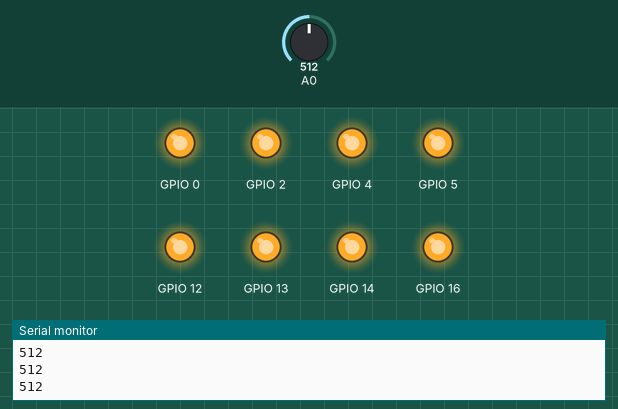
Simulated run of this sketch. Board: ESP8266 (NodeMCU). On the bench: output pins drawn as LEDs (lit = HIGH), the last lines printed to the serial monitor. Inputs (shaded band) come from the test bench; at power-on: A0 = 512. WiFi joins after 1.5 s; servers stay silent unless stated.

Above: at 3.7 s.
3.8 s: A0 set to 24
5.3 s: A0 set to 20
At 6.1 s:
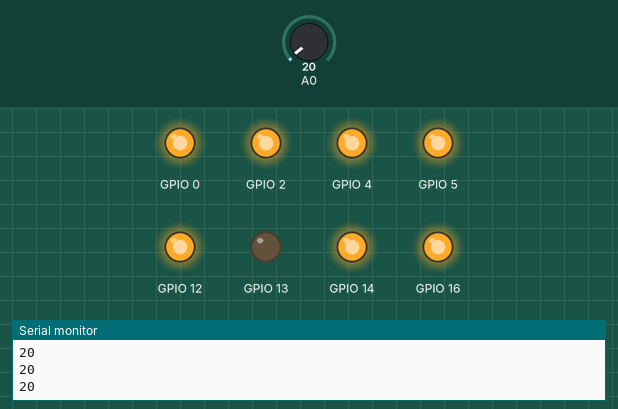
6.8 s: A0 set to 0
At 7.3 s:
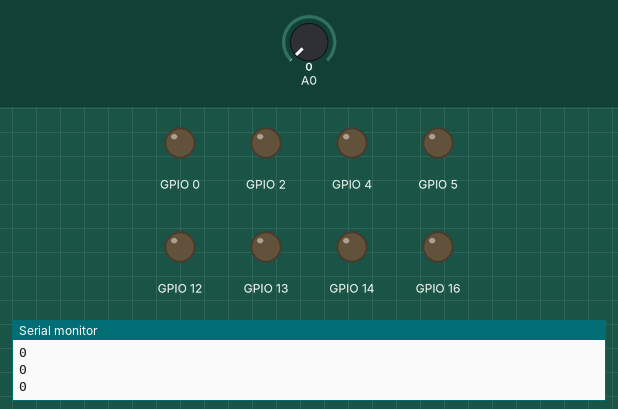
8.3 s: A0 set to 40
At 9.7 s:
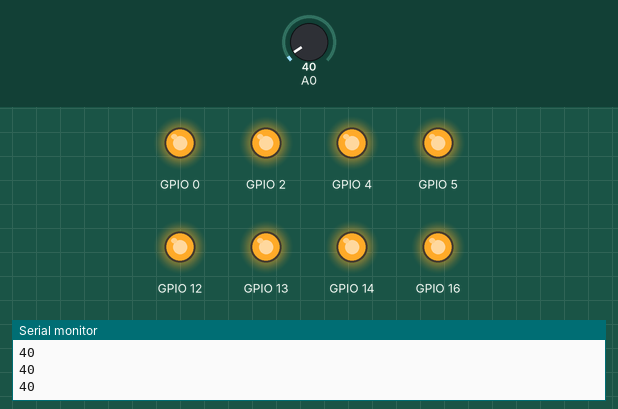
Timing chart, 0 to 10.8 s (numbered marks = the images above; inputs shaded):
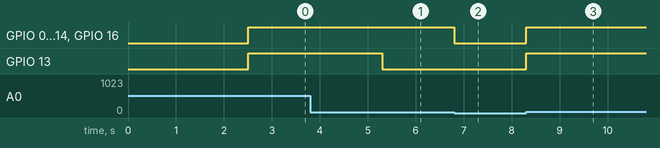

The sketch:

main.ino
```cpp
#include <ESP8266WiFi.h>
#include <ESP8266WebServer.h>
#include "Volumetro.h"

//Configuracion de Conexion WIFI
const char *ssid = "MOVISTAR_F5A0";
const char *password = "X2PUjHxU2UmjcY9XUr3H";

ESP8266WebServer server(80);
Volumetro vol(16, 5, 4, 0, 2, 14, 12, 13, 1, 0);

void rutaInicio(){
  server.sendHeader("Access-Control-Allow-Origin", "*");
  server.send(202, "text/plane","");
}

void noEncontrado(){
  server.sendHeader("Access-Control-Allow-Origin", "*");
  server.send(404, "text/plain", "Ruta no válida");
}

void enviarDatos(){

  if(server.argName(0) != "parametro"){
    server.sendHeader("Access-Control-Allow-Origin", "*");
    server.send(400, "text/plane", "Parámetro incorrecto");
  }

  if(server.arg(0) == "1"){
    digitalWrite(1,HIGH);
    server.sendHeader("Access-Control-Allow-Origin", "*");
    server.send(202, "text/plane", "led encendido");
  }

  if(server.arg(0) == "0"){
    digitalWrite(1,LOW);
    server.sendHeader("Access-Control-Allow-Origin", "*");
    server.send(202, "text/plane", "led apagado");
  }

}

void obtenerDatos(){
  server.sendHeader("Access-Control-Allow-Origin", "*");
  server.send(202, "text/plane","Dato enviado :v");
}

void cambiarMaximo(){
	if(server.arg(0)){
	    vol.setMax(server.arg(0).toInt());
      server.sendHeader("Access-Control-Allow-Origin", "*");
	    server.send(202, "text/plane", "Se cambio");
	}
}

void obtenerMusica() {
  String mu = (String) vol.musica();
  server.sendHeader("Access-Control-Allow-Origin", "*");
  server.send(200, "text/plane", mu);
}

void obtenerMaximo() {
  String maxim = (String) vol.maximo();
  server.sendHeader("Access-Control-Allow-Origin", "*");
  server.send(200, "text/plane", maxim);
}

void setup() {
  delay(1000);
  Serial.begin(9600);
  Serial.println();

  //Configuración  del GPIO2
  pinMode(2, OUTPUT);
  digitalWrite(2,LOW);

  // Inicializar volumetro
  vol.inicializar();
  vol.setUsaPotenciometro(false);
  vol.setMax(30);

  // IP Configuracion
  IPAddress staticIP(192, 168, 1, 9); //ESP static ip
  IPAddress gateway(192, 168, 1, 1);   //IP Address of your WiFi Router (Gateway)
  IPAddress subnet(255, 255, 255, 0);  //Subnet mask
  IPAddress dns(8, 8, 8, 8);  //DNS

  //Conexion a WIFI
  WiFi.config(staticIP, subnet, gateway, dns);
  WiFi.begin(ssid, password);
  Serial.println("");

  // Tiempo de espera
  while (WiFi.status() != WL_CONNECTED) {
    delay(500);
    Serial.print(".");
  }

  // Datos de conexión
  Serial.println("");
  Serial.print("Conectado a ");
  Serial.println(ssid);
  Serial.print("IP: ");
  Serial.println(WiFi.localIP());

  // Servicios
  server.on("/", rutaInicio);
  server.on("/enviar-datos", enviarDatos);
  server.on("/obtener-datos", obtenerDatos);
  server.on("/cambiar-maximo", cambiarMaximo);
  server.on("/obtener-musica", obtenerMusica);
  server.on("/obtener-maximo", obtenerMaximo);
  server.onNotFound(noEncontrado);
  server.begin();
}

void loop() {
  server.handleClient();
  vol.ejecutar();
  delay(10);
}
```

volumetro.cpp
```cpp
#include <Arduino.h>
#include "volumetro.h"

Volumetro::Volumetro(
int pin_1,
int pin_2,
int pin_3,
int pin_4,
int pin_5,
int pin_6,
int pin_7,
int pin_8,
int pin_max,
int pin_musica)
{
	_pin_1 = pin_1;
	_pin_2 = pin_2;
	_pin_3 = pin_3;
	_pin_4 = pin_4;
	_pin_5 = pin_5;
	_pin_6 = pin_6;
	_pin_7 = pin_7;
	_pin_8 = pin_8;
	_pin_max = pin_max;
	_pin_musica = pin_musica;
	_usa_potenciometro = true;
}

void Volumetro::inicializar()
{
	pinMode(_pin_1, OUTPUT);
	pinMode(_pin_2, OUTPUT);
	pinMode(_pin_3, OUTPUT);
	pinMode(_pin_4, OUTPUT);
	pinMode(_pin_5, OUTPUT);
	pinMode(_pin_6, OUTPUT);
	pinMode(_pin_7, OUTPUT);
	pinMode(_pin_8, OUTPUT);

	digitalWrite(_pin_1, LOW);
	digitalWrite(_pin_2, LOW);
	digitalWrite(_pin_3, LOW);
	digitalWrite(_pin_4, LOW);
	digitalWrite(_pin_5, LOW);
	digitalWrite(_pin_6, LOW);
	digitalWrite(_pin_7, LOW);
	digitalWrite(_pin_8, LOW);
}

void Volumetro::setMax(int max)
{
	_max = max;
}

void Volumetro::setUsaPotenciometro(bool usa)
{
	_usa_potenciometro = usa;
}

int Volumetro::maximo()
{
	return (_usa_potenciometro)
		? analogRead(_pin_max)
		: _max;
}

int Volumetro::seg()
{
	return maximo() / 8;
}

int Volumetro::musica()
{
	return analogRead(_pin_musica);
}

void Volumetro::ejecutar()
{
	int musicaVar = musica();
	int segVar = seg();
	Serial.println(musicaVar);
	///////////////LED 1/////////////////////////////
    if(musicaVar > 0)
    	digitalWrite(_pin_1, HIGH);
    else
    	digitalWrite(_pin_1, LOW);

    ///////////////LED 2/////////////////////////////

    if(musicaVar > segVar)
		  digitalWrite(_pin_2, HIGH);
    else
		digitalWrite(_pin_2, LOW);

    ///////////////LED 3/////////////////////////////

    if(musicaVar > (segVar * 2))
    	digitalWrite(_pin_3, HIGH);
    else
		  digitalWrite(_pin_3, LOW);

    ///////////////LED 4/////////////////////////////
    if(musicaVar > (segVar * 3))
		  digitalWrite(_pin_4, HIGH);
    else
		digitalWrite(_pin_4, LOW);

    ///////////////LED 5/////////////////////////////
    if(musicaVar > (segVar * 4))
		  digitalWrite(_pin_5, HIGH);
    else
    	digitalWrite(_pin_5, LOW);

    ///////////////LED 6/////////////////////////////
    if(musicaVar > (segVar * 5))
    	digitalWrite(_pin_6, HIGH);
    else
    	digitalWrite(_pin_6, LOW);

    ///////////////LED 7/////////////////////////////
    if(musicaVar > (segVar * 6))
    	digitalWrite(_pin_7, HIGH);
    else
    	digitalWrite(_pin_7, LOW);

    ///////////////LED 8/////////////////////////////
    if(musicaVar > (segVar * 7))
    	digitalWrite(_pin_8, HIGH);
    else
    	digitalWrite(_pin_8, LOW);
}
```

volumetro.h
```cpp
class Volumetro	{
private:
	int _pin_1, _pin_2, _pin_3, _pin_4, _pin_5, _pin_6, _pin_7, _pin_8;
	int _pin_max;
	int _pin_musica;
	int _max;
	bool _usa_potenciometro;
public:
	Volumetro(int, int, int, int, int, int, int, int, int, int);
	void setUsaPotenciometro(bool);
	void setMax(int);
	void inicializar();
	void ejecutar();
	int seg();
	int maximo();
	int musica();
};
```

Measured:
- the behaviour switches between 22 and 21 on A0 (found by bisection; images 0 and 1)
- after the input at 5.3 s, GPIO 13: HIGH → LOW at once
- after the input at 6.8 s, GPIO 0, GPIO 2, GPIO 4, GPIO 5, GPIO 12, GPIO 14, GPIO 16: HIGH → LOW at once
- after the input at 8.3 s, GPIO 0, GPIO 2, GPIO 4, GPIO 5, GPIO 12–14, GPIO 16: LOW → HIGH at once
